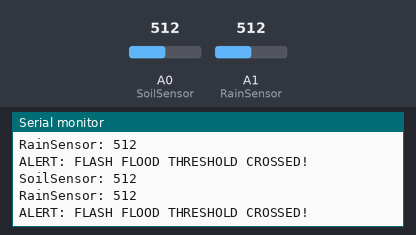
This sketch was run on a simulated Arduino Uno, built with avr-gcc and run on an emulated ATmega328P. Parts: the last lines printed to the serial monitor. The test bench sets the inputs (shaded band); at power-on: A1 (RainSensor) = 512, A0 (SoilSensor) = 512.

Above: at 3.3 s.
3.4 s: A1 (RainSensor) set to 592
At 4.7 s:
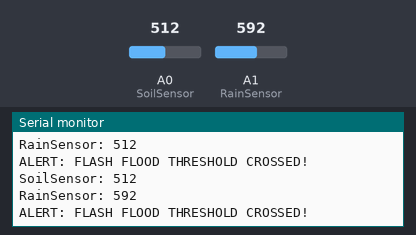
4.9 s: A1 (RainSensor) set to 614
At 5.5 s:
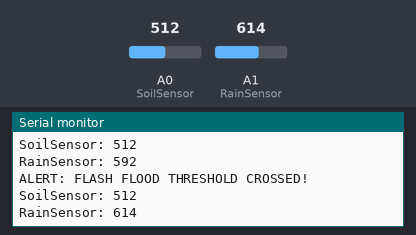
Timing chart, 0 to 7.9 s (numbered marks = the images above; inputs shaded):
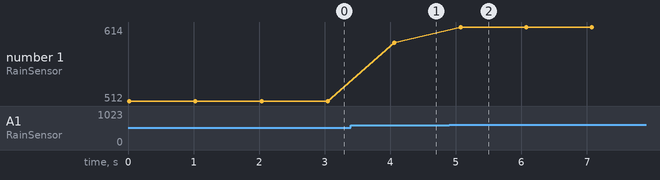

The sketch:

flash.ino
```cpp
const int SoilSensor = A0;
const int RainSensor = A1;

const int rainThreshold = 600; // analog threshold for heavy rain
const int soilThreshold = 800; // analog threshold for saturated soil

void setup() {
  Serial.begin(9600);
}

void loop() {
  int soilValue = analogRead(SoilSensor);
  int rainValue = analogRead(RainSensor);

  // Print sensor values, each reading on its own line
  Serial.print("SoilSensor: "); Serial.println(soilValue);
  Serial.print("RainSensor: "); Serial.println(rainValue);

  // Print alert on next line if threshold crossed
  if (rainValue < rainThreshold && soilValue < soilThreshold) {
    Serial.println("ALERT: FLASH FLOOD THRESHOLD CROSSED!");
  }

  Serial.println(); // Extra blank line for separation between readings
  delay(1000);
}
```

Measured:
- the behaviour switches between 599 and 600 on A1 (RainSensor) (found by bisection; images 1 and 2)
- after the input at 3.4 s, the serial monitor: prints a new line after 0.66 s (image 1)
- after the input at 4.9 s, the serial monitor: prints a new line after 0.17 s (image 2)
- plotted number 1: 512 → 592 after the input at 3.4 s, 592 → 614 after the input at 4.9 s
